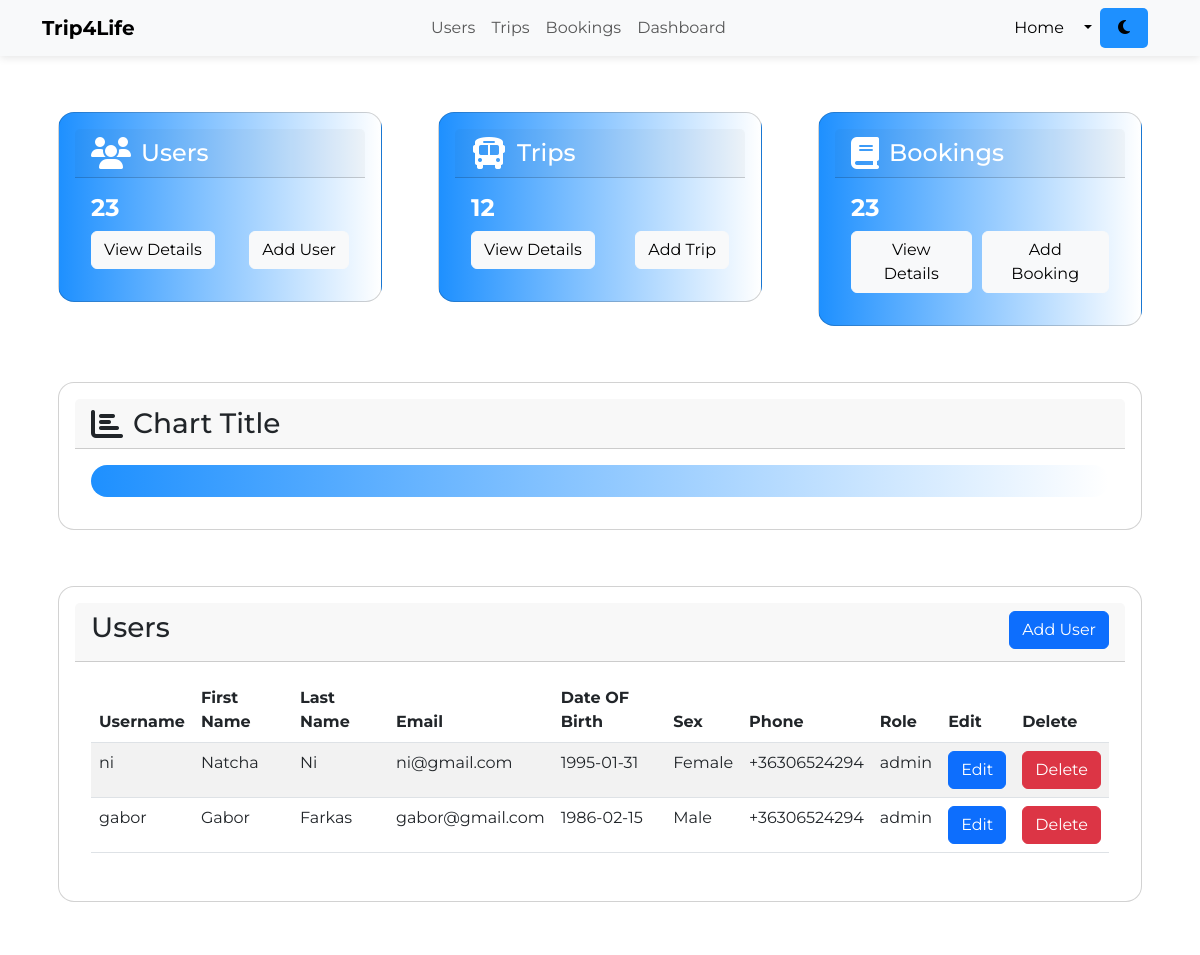
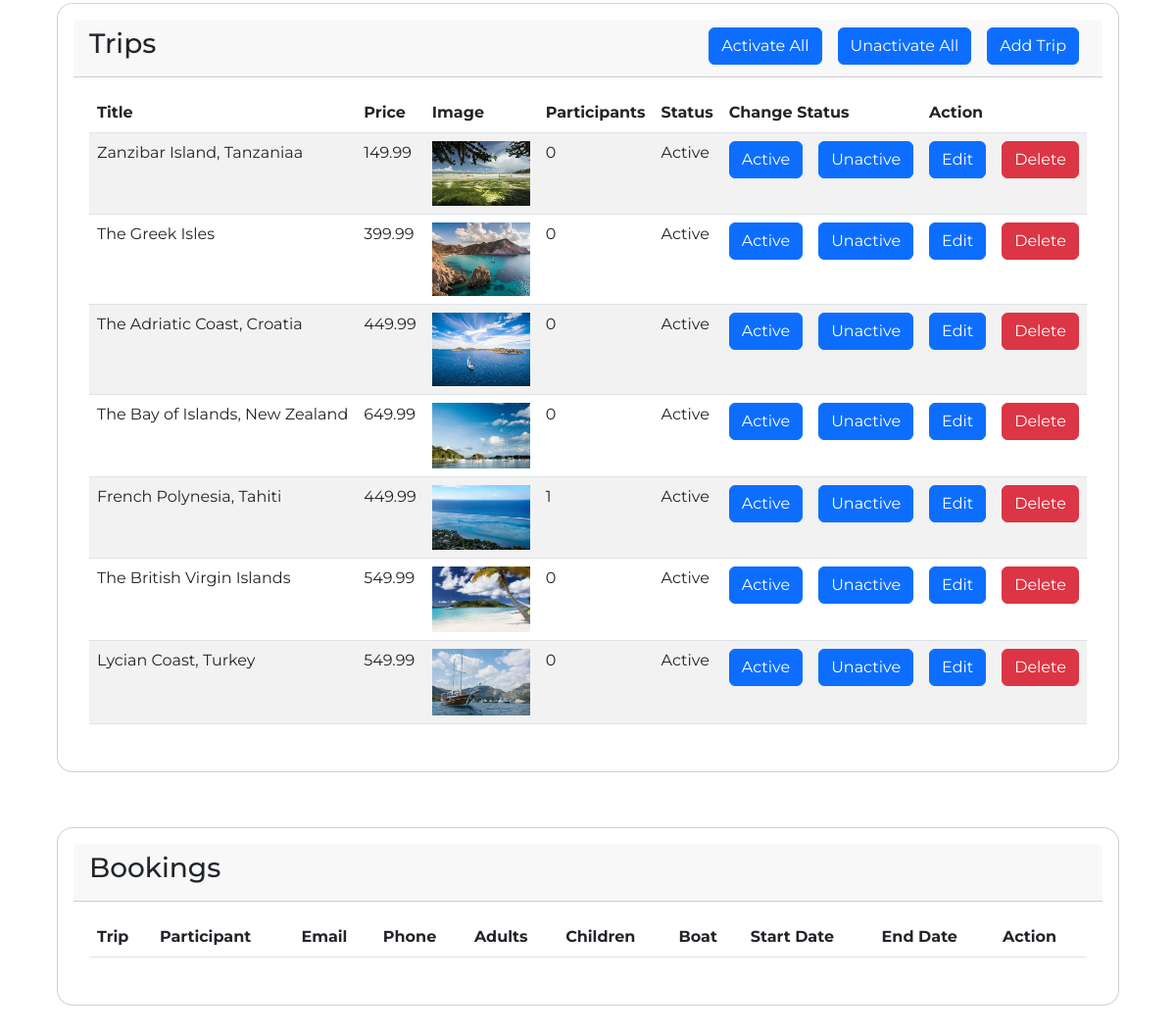
Page /admin/index.php on the earlier database version (2 pictures, top to bottom).
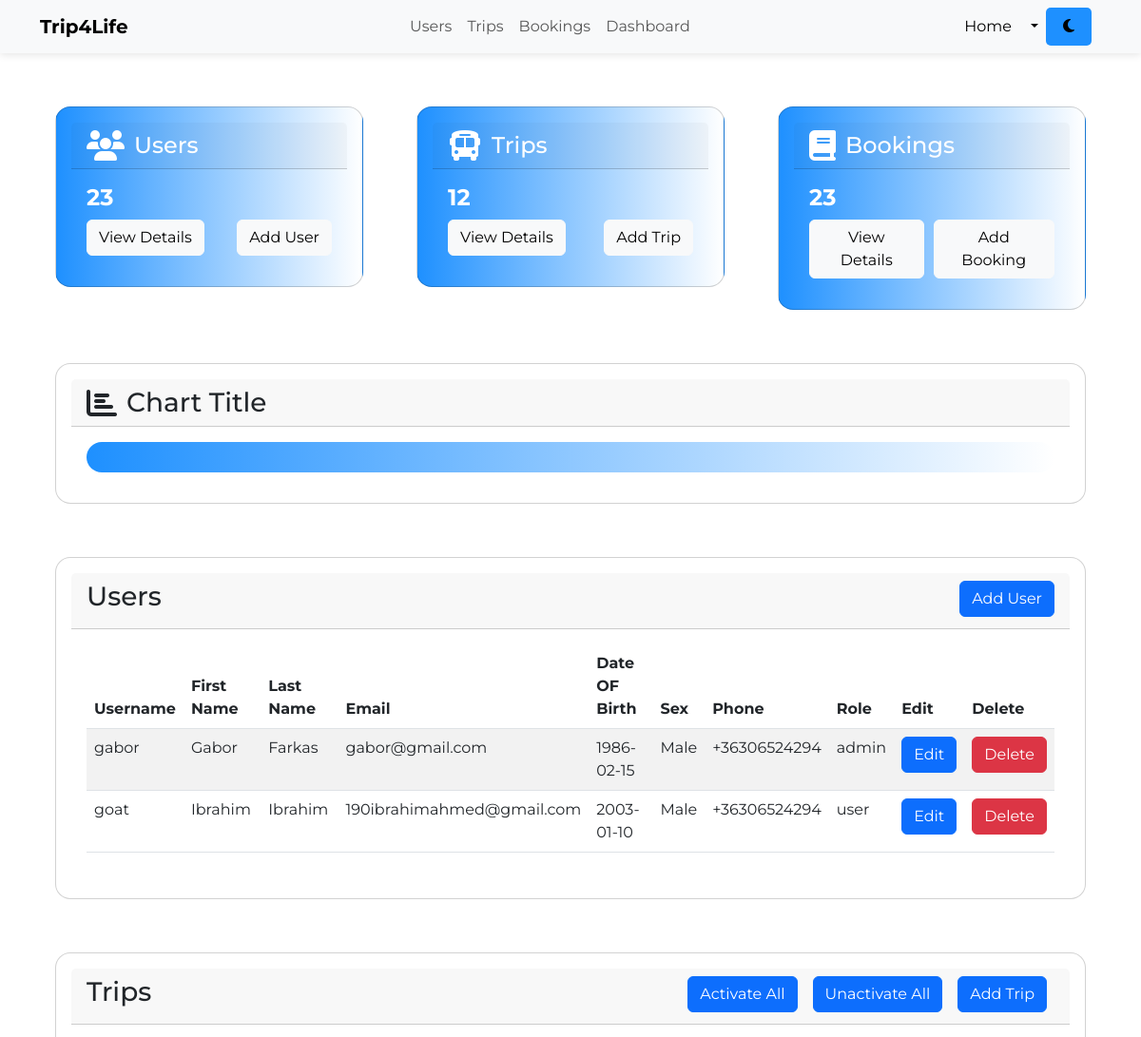
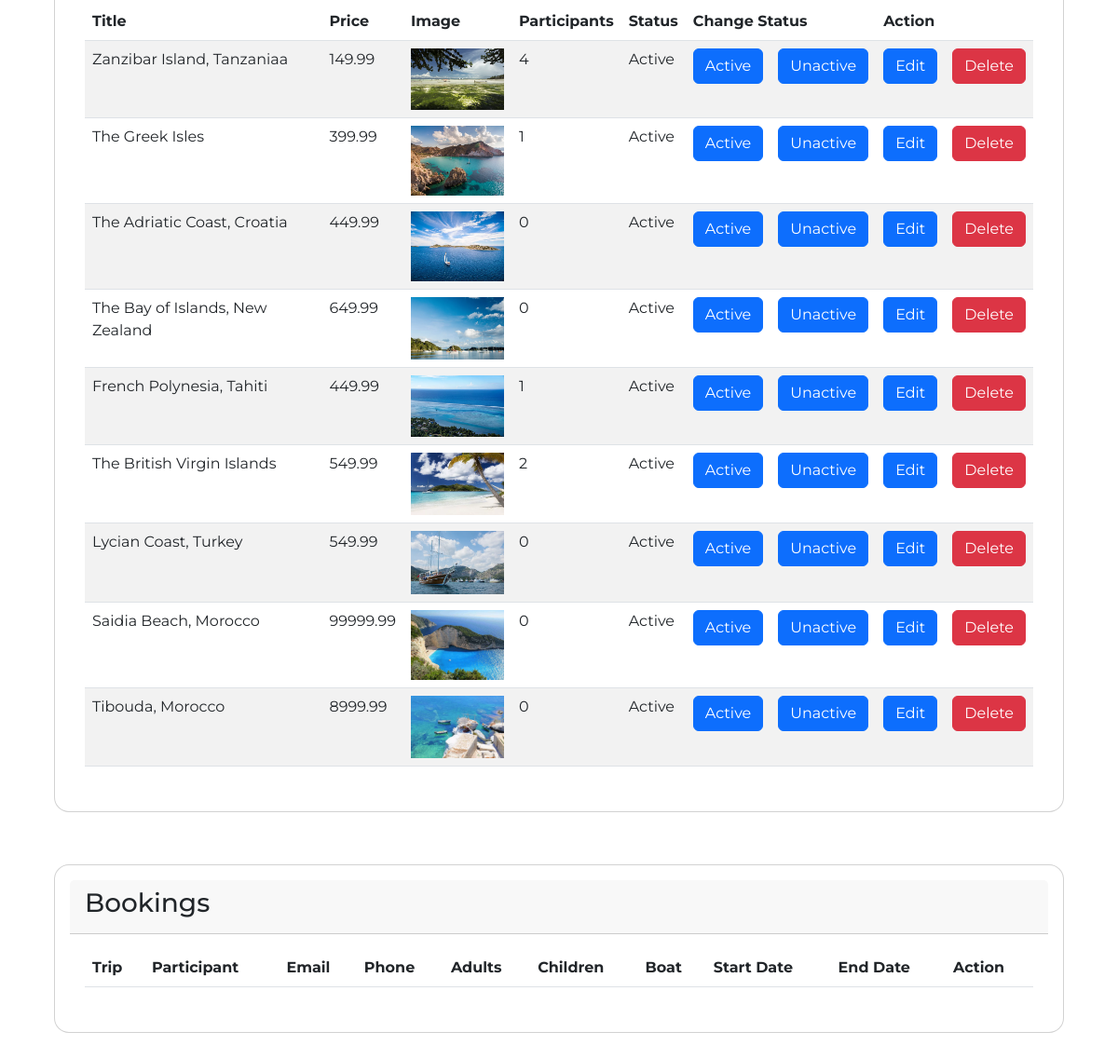
Same page on the later database version (2 pictures, top to bottom).
### tables this page shows
CREATE TABLE `users` (
  `id` int(11) NOT NULL,
  `username` varchar(128) NOT NULL,
  `email` varchar(255) NOT NULL,
  `password_hash` varchar(255) NOT NULL,
  `firstname` varchar(255) NOT NULL,
  `lastname` varchar(255) NOT NULL,
  `birthday` date NOT NULL,
  `sex` varchar(11) NOT NULL,
  `role` varchar(10) NOT NULL DEFAULT 'user',
  `phonenumber` varchar(50) NOT NULL,
  `license_accepted` int(11) NOT NULL,
  `verified` int(11) NOT NULL
);

CREATE TABLE `trips` (
  `id` int(11) NOT NULL,
  `trip_image` text NOT NULL,
  `trip_title` varchar(200) NOT NULL,
  `trip_price` decimal(11,2) NOT NULL,
  `trip_status` varchar(20) NOT NULL DEFAULT 'Unactive',
  `trip_participants` int(11) NOT NULL,
  `trip_desc` text NOT NULL
);

### admin/trips.php (the view, shortened to what this page needs)
<div id="trips" class="container">
    <div class="row">
        <div class="col-md-12 mt-4">
            <div class="card">
                <div class="card-header">
                    <h3>Trips
                        <a href="add_trip.php" class="btn btn-primary float-end mx-2"> Add Trip </a>
                        <a href="index.php?unactivate_all=true" class="btn btn-primary float-end mx-2">Unactivate
                            All</a>
                        <a href="index.php?activate_all=true" class="btn btn-primary float-end mx-2">Activate All</a>
                    </h3>
                </div>
                <div class="card-body">
                    <table class="table table-border table-striped">
                        <thead>
                            <tr>
                                <th>Title</th>
                                <th>Price</th>
                                <th>Image</th>
                                <th>Participants</th>
                                <th>Status</th>
                                <th colspan="2">Change Status</th>
                                <th colspan="2">Action</th>
                            </tr>
                        </thead>
                        <tbody>
                            <?php
                            $query = 'SELECT * FROM trips';
                            $select_all_trips = $pdo->prepare($query);
                            $select_all_trips->execute();
                            $trips = $select_all_trips->fetchAll();
                            foreach ($trips as $row) {
                                $trip_id = $row["id"];
                                $trip_image = $row["trip_image"];
                                $trip_title = $row["trip_title"];
                                $trip_price = $row["trip_price"];
                                $trip_status = $row["trip_status"];
                                $trip_participants = $row["trip_participants"];
                                echo "<tr>";
                                echo "<td>{$trip_title}</td>";
                                echo "<td>{$trip_price}</td>";
                                echo "<td><img width= '100' class='img-responsive' src= '../pictures/{$trip_image}' alt='There is no photo'></td>";
                                echo "<td>{$trip_participants}</td>";
                                echo "<td>{$trip_status}</td>";
                                echo "<td><a href='index.php?active_trip={$trip_id}'><button class='btn btn-primary'>Active</button></a></td>";
                                echo "<td><a href='index.php?unactive_trip={$trip_id}'><button class='btn btn-primary'>Unactive</button></a></td>";
                                echo "<td><a href='edit_trip.php?edit_trip_id={$trip_id}'><button class='btn btn-primary'>Edit</button></a></td>";
                                echo "<td><a href='index.php?delete_trip_id={$trip_id}'><button class='btn btn-danger'>Delete</button></a></td>";
                                echo "</tr>";
                            } ?>
                        </tbody>
                    </table>
                </div>
            </div>
        </div>
    </div>
</div>

### admin/admin_header.php (shortened to what this page needs)
<!doctype html>
<html lang="en" data-bs-theme="dark">
<head>
    <link href="https://cdn.jsdelivr.net/npm/bootstrap@5.2.1/dist/css/bootstrap.min.css" rel="stylesheet">
    <link href="https://cdn.jsdelivr.net/npm/@fortawesome/fontawesome-free@5.14.0/css/all.min.css" rel="stylesheet">
    <link href="https://cdn.jsdelivr.net/npm/bootstrap@5.2.1/dist/css/bootstrap.min.css" rel="stylesheet">
    <link href="https://cdn.jsdelivr.net/npm/bootstrap@5.3.0-alpha1/dist/css/bootstrap.min.css" rel="stylesheet"
>
    <link rel="stylesheet" href="https://cdnjs.cloudflare.com/ajax/libs/OwlCarousel2/2.3.4/assets/owl.carousel.min.css"
 />
    <link rel="stylesheet" href="./styles/admin_style.css">
</head>

### admin/index.php (shortened to what this page needs)
<?php
include "admin_header.php";
?>
<body>
    <?php include "admin_nav.php"; ?>
    <br>
    <div id="dashboard" class="container">
        <div class="row">
            <div class="col-lg-4 col-md-6">
                <div class="card text-white bg-warning mb-3 card-custom">
                    <div class="card-header d-flex align-items-center">
                        <i class="fas fa-users mr-2"></i>
                        <h4 class="m-0">Users</h4>
                    </div>
                    <div class="card-body">
                        <h5 class="card-title">23</h5>
                        <div class="d-flex justify-content-between">
                            <a href="customers.php" class="btn btn-light card-link d-inline-block mr-2">View Details</a>
                            <a href="add_user.php" class="btn btn-light card-link d-inline-block">Add User</a>
                        </div>
                    </div>
                </div>
            </div>
            <div class="col-lg-4 col-md-6">
                <div class="card text-white bg-primary mb-3 card-custom">
                    <div class="card-header d-flex align-items-center">
                        <i class="fas fa-bus d-inline-block mr-2"></i>
                        <h4 class="m-0 text-custom d-inline-block">Trips</h4>
                    </div>
                    <div class="card-body">
                        <h5 class="card-title text-custom">12</h5>
                        <div class="d-flex justify-content-between">
                            <a href="trips.php" class="btn btn-light card-link d-inline-block mr-2">View Details</a>
                            <a href="add_trip.php" class="btn btn-light card-link d-inline-block">Add Trip</a>
                        </div>
                    </div>
                </div>
            </div>
            <div class="col-lg-4 col-md-6">
                <div class="card text-white bg-success mb-3 card-custom">
                    <div class="card-header d-flex align-items-center">
                        <i class="fas fa-book  mr-2"></i>
                        <h4 class="m-0">Bookings</h4>
                    </div>
                    <div class="card-body">
                        <h5 class="card-title text-custom">23</h5>
                        <div class="d-flex justify-content-between">
                            <a href="bookings.php" class="btn btn-light card-link d-inline-block mr-2">View Details</a>
                            <a href="add_booking.php" class="btn btn-light card-link d-inline-block">Add Booking</a>
                        </div>
                    </div>
                </div>
            </div>
        </div>
    </div>
    <div id="dashboard" class="container">
        <div class="row">
            <div class="col-md-12 mt-4">
                <div class="card">
                    <div class="card-header d-flex align-items-center">
                        <i class="fas fa-chart-bar mr-2"></i>
                        <h3 class="m-0">Chart Title</h3>
                    </div>
                    <div class="card-body">
                        <div id="chart-container">
                            <div id="columnchart_material" class="google-visualization-bar-chart-container"></div>
                        </div>
                    </div>
                </div>
            </div>
        </div>
    </div>
    <?php include "users.php"; ?>
    <?php include "trips.php"; ?>
    <?php include "bookings.php"; ?>
    <?php
    include "admin_footer.php";
    ?>

### admin/admin_nav.php (shortened to what this page needs)
<nav class="navbar navbar-expand-lg bg-light fixed-top">
    <div class="container">
        <a class="navbar-brand" href="index.php">Trip4Life</a>
        <div class="collapse navbar-collapse" id="navbarSupportedContent">
            <ul class="navbar-nav ms-auto">
                <a class="nav-link" href="index.php#user_table"> Users</a>
            </ul>
            <ul class="navbar-nav">
                <a class="nav-link" href="index.php#trips"> Trips</a>
            </ul>
            <ul class="navbar-nav">
                <a class="nav-link" href="index.php#bookings"> Bookings </a>
            </ul>
            <ul class="navbar-nav">
                <a class="nav-link" href="index.php#dashboard"> Dashboard </a>
            </ul>
            <ul class="navbar-nav ms-auto">
                <li class="nav-item">
                    <a class="nav-link active" aria-current="page" href="../index.php">Home</a>
                </li>
                <li class="nav-item dropdown">
                    <a class="nav-link active dropdown-toggle" href="#" role="button" data-bs-toggle="dropdown" aria-expanded="false">
                    </a>
                </li>
                <li class="nav-item">
                    <a id="toggle-dark-mode" class="nav-link active dark-mode-button" aria-current="page"><i class="fas fa-moon"></i></a>
                </li>
            </ul>
        </div>
    </div>
</nav>
<br>
<br>
<br>

### admin/users.php (shortened to what this page needs)
<div id="user_table" class="container">
    <div class="row">
        <div class="col-md-12 mt-4">
            <div class="card">
                <div class="card-header">
                    <h3>Users
                        <a href="add_user.php" class="btn btn-primary float-end"> Add User </a>
                    </h3>
                </div>
                <div class="card-body">
                    <table class="table table-border table-striped">
                        <thead>
                            <tr>
                                <th>Username</th>
                                <th>First Name</th>
                                <th>Last Name</th>
                                <th>Email</th>
                                <th>Date OF Birth</th>
                                <th>Sex</th>
                                <th>Phone</th>
                                <th>Role</th>
                                <th>Edit</th>
                                <th>Delete</th>
                            </tr>
                        </thead>
                        <tbody>
                            <?php
                            $query = 'SELECT * FROM users';
                            $statement = $pdo->prepare($query);
                            $statement->execute();
                            $result = $statement->fetchAll();
                            foreach ($result as $row) {
                                $user_id = $row["id"];
                                $username = $row["username"];
                                $firstname = $row["firstname"];
                                $lastname = $row["lastname"];
                                $email = $row["email"];
                                $birthday = $row["birthday"];
                                $sex = $row["sex"];
                                $phonenumber = $row["phonenumber"];
                                $role = $row["role"];
                                echo "<tr>";
                                echo "<td>{$username}</td>";
                                echo "<td>{$firstname}</td>";
                                echo "<td>{$lastname}</td>";
                                echo "<td>{$email}</td>";
                                echo "<td>{$birthday}</td>";
                                echo "<td>{$sex}</td>";
                                echo "<td>{$phonenumber}</td>";
                                echo "<td>{$role}</td>";
                                echo "<td>";
                                echo " <a href='edit_user.php?edit_id={$user_id}'><button class='btn btn-primary'>Edit</button></a> ";
                                echo "</td>";
                                echo "<td>";
                                echo " <a href='index.php?delete_id={$user_id}'><button class='btn btn-danger'>Delete</button></a> ";
                                echo "</td>";
                                echo "</tr>";
                            } ?>
                        </tbody>
                    </table>
                </div>
            </div>
        </div>
    </div>
</div>

### admin/bookings.php (shortened to what this page needs)
<div id="bookings" class="container">
    <div class="row">
        <div class="col-md-12 mt-4">
            <div class="card">
                <div class="card-header">
                    <h3>Bookings</h3>
                </div>
                <div class="card-body">
                    <table class="table table-border table-striped">
                        <thead>
                            <tr>
                                <th>Trip</th>
                                <th>Participant</th>
                                <th>Email</th>
                                <th>Phone</th>
                                <th>Adults</th>
                                <th>Children</th>
                                <th>Boat</th>
                                <th>Start Date</th>
                                <th>End Date</th>
                                <th colspan="2">Action</th>
                            </tr>
                        </thead>
                    </table>
                </div>
            </div>
        </div>
    </div>
</div>

### admin/admin_footer.php (shortened to what this page needs)
<br>
<br>
<br>
</body>
</html>

### admin/styles/admin_style.css (style rules this page uses)
body { font-family: 'Montserrat', sans-serif; }
.navbar { box-shadow: 0px 2px 8px rgba(0, 0, 0, 0.1); background-color: #f5f5f5; color: #333; }
.navbar-brand { font-weight: 700; }
.dark-mode-button { background-color: #1E90FF; color: #333; margin-right: 10px; border-radius: 5px; cursor: pointer; transition: all 0.3s ease-in-out; }
.dark-mode-button i { margin-right: 10px; margin-left: 10px; }
.card { border-radius: 1em; padding: 1em; margin: 1em; }
.card.card-custom { background: linear-gradient(to right, #1E90FF, #FFFFFF); }
.card-header i { font-size: 2em; margin-right: 10px; }
.card-body .card-title { font-size: 1.5em; font-weight: bold; }
.card-body .btn { transition: all 0.2s ease-in-out; }
.text-custom { color: white; }
.card-link+.card-link { margin-left: 10px; }
#columnchart_material { border-radius: 1em; padding: 1em; }
.google-visualization-bar-chart-container { font-family: 'Montserrat', sans-serif; background: linear-gradient(to right, #1E90FF, #FFFFFF); width: 100%; height: auto; }

Differences in the rows shown:
removed users: username "ni", firstname "Natcha", lastname "Ni", email "ni@gmail.com", birthday "1995-01-31", sex "Female", phonenumber "+36306524294", role "admin"
added users: username "goat", firstname "Ibrahim", lastname "Ibrahim", email "190ibrahimahmed@gmail.com", birthday "2003-01-10", sex "Male", phonenumber "+36306524294", role "user"
changed trips "Zanzibar Island, Tanzaniaa": trip_participants "0" → "4"
changed trips "The Greek Isles": trip_participants "0" → "1"
changed trips "The British Virgin Islands": trip_participants "0" → "2"
added trips: trip_title "Saidia Beach, Morocco", trip_price "99999.99", trip_image (picture), trip_participants "0", trip_status "Active"
added trips: trip_title "Tibouda, Morocco", trip_price "8999.99", trip_image (picture), trip_participants "0", trip_status "Active"
